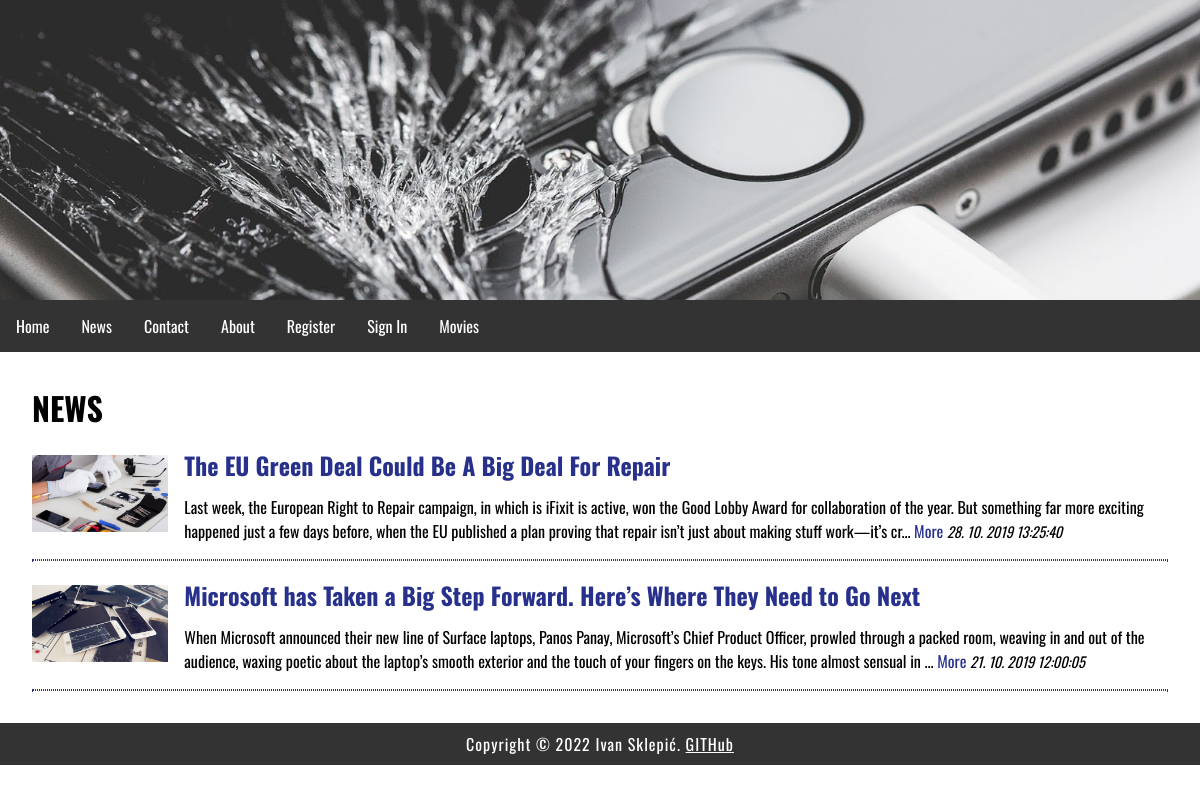
/index.php?menu=2, run on the app's committed database.
### tables this page shows
CREATE TABLE `news` (
  `id` int(11) NOT NULL,
  `title` varchar(255) NOT NULL,
  `description` text NOT NULL,
  `date` timestamp NOT NULL DEFAULT CURRENT_TIMESTAMP ON UPDATE CURRENT_TIMESTAMP,
  `picture` varchar(255) NOT NULL,
  `archive` enum('Y','N') NOT NULL
);

### functions.php (called while the page is built)
<?php
	function pickerDateToMysql($pickerDate){
		$date = DateTime::createFromFormat('Y-m-d H:i:s', $pickerDate);
		return $date->format('d. m. Y H:i:s');
	}
?>

### news.php (the view)
<?php
	if (isset($action) && $action != '') {
		$query  = "SELECT * FROM news";
		$query .= " WHERE id=" . $_GET['action'];
		$result = @mysqli_query($MySQL, $query);
		$row = @mysqli_fetch_array($result);
			print '
			<div class="news">
				<img src="news/' . $row['picture'] . '" alt="' . $row['title'] . '" title="' . $row['title'] . '">
				<h2>' . $row['title'] . '</h2>
				<p>'  . $row['description'] . '</p>
				<time datetime="' . $row['date'] . '">' . pickerDateToMysql($row['date']) . '</time>
				<hr>
			</div>';
	}
	else {
		print '<h1>NEWS</h1>';
		$query  = "SELECT * FROM news";
		$query .= " WHERE archive='N'";
		$query .= " ORDER BY date DESC";
		$result = @mysqli_query($MySQL, $query);
		while($row = @mysqli_fetch_array($result)) {
			print '
			<div class="news">
				<img src="news/' . $row['picture'] . '" alt="' . $row['title'] . '" title="' . $row['title'] . '">
				<h2>' . $row['title'] . '</h2>';
				if(strlen($row['description']) > 300) {
					echo substr(strip_tags($row['description']), 0, 300).'... <a href="index.php?menu=' . $menu . '&amp;action=' . $row['id'] . '">More</a>';
				} else {
					echo strip_tags($row['description']);
				}
				print '
				<time datetime="' . $row['date'] . '">' . pickerDateToMysql($row['date']) . '</time>
				<hr>
			</div>';
		}
	}
?>

### index.php (shortened to what this page needs)
<?php
	include ("dbconn.php");
    if(isset($_GET['menu'])) { $menu   = (int)$_GET['menu']; }
    include_once("functions.php");
print '
<!DOCTYPE html>
<html>
	<head>
		<link rel="stylesheet" href="style.css">
		<meta name="viewport" content="width=device-width; initial-scale=1.0; maximum-scale=1.0; user-scalable=0;">
        <meta http-equiv="content-type" content="text/html; charset=utf-8">
        <meta name="description" content="some description">
        <meta name="keywords" content="keyword 1, keyword 2, keyword 3, keyword 4, ...">
		<meta itemprop="name" content="Hello Example">
		<meta itemprop="description" content="Some description">
		<meta itemprop="image" content="Your URL">
		<meta property="og:title" content="Hello Example">
		<meta property="og:type" content="article">
		<meta property="og:url" content="Your URL">
		<meta property="og:image" content="Your URL">
		<meta property="og:description" content="Some description">
		<meta property="article:tag" content="keyword 1, keyword 2, keyword 3, keyword 4, ...">
		<meta name="twitter:title" content="Hello Example">
		<meta name="twitter:description" content="Some description">
        <meta name="author" content="alen@tvz.hr">
		<link rel="icon" href="favicon.ico" type="image/x-icon"/>
		<link rel="shortcut icon" href="favicon.ico" type="image/x-icon"/>
		<link href="https://fonts.googleapis.com/css?family=Oswald" rel="stylesheet">
		<title>Example page - PHP API</title>
	</head>
<body>
	<header>
		<div'; if ($menu > 1) { print ' class="hero-subimage"'; } else { print ' class="hero-image"'; }  print '></div>
		<nav>';
			include("menu.php");
		print '</nav>
	</header>
	<main>';
	if (!isset($menu) || $menu == 1) { include("home.php"); }
	else if ($menu == 2) { include("news.php"); }
	print '
	</main>
	<footer>
		<p>Copyright &copy; ' . date("Y") . ' Ivan Sklepić. <a href="https://github.com/IvanSklepic?tab=repositories" style="color:#fff">GITHub</a></p>
	</footer>
</body>
</html>';
?>

### menu.php
<?php
	print '
	<ul>
		<li><a href="index.php?menu=1">Home</a></li>
		<li><a href="index.php?menu=2">News</a></li>
		<li><a href="index.php?menu=3">Contact</a></li>
		<li><a href="index.php?menu=4">About</a></li>';
		if (!isset($_SESSION['user']['valid']) || $_SESSION['user']['valid'] == 'false') {
			print '
			<li><a href="index.php?menu=5">Register</a></li>
			<li><a href="index.php?menu=6">Sign In</a></li>';
		}
		else if ($_SESSION['user']['valid'] == 'true') {
			print '
			<li><a href="index.php?menu=7">Admin</a></li>
			<li><a href="signout.php">Sign Out</a></li>';
		}
		print '
		<li><a href="index.php?menu=10">Movies</a></li>
	</ul>';
?>

### style.css (style rules this page uses)
body, html { font-family: 'Oswald', sans-serif; margin: 0; font-size: 16px; }
header { display: block; width: 100%; }
.hero-subimage { background-image: url("img/1.jpg"); background-position: center; background-repeat: no-repeat; background-size: cover; position: relative; height: 300px; }
ul { list-style-type: none; margin: 0; padding: 0; overflow: hidden; background-color: #333; }
li { float: left; }
li a { display: block; color: white; text-align: center; padding: 14px 16px; text-decoration: none; }
h1,h2 { margin: 0.5em 0; font-size: 2em; }
h2 { font-size: 1.5em; color: #27318b; }
main { margin: 2em; }
main a { color: #27318b; text-decoration: none; }
p { margin: 1em 0; line-height: 1.4em; letter-spacing: 1px; }
.news img { width: 12%; float: left; padding: 0.5em 0; margin: 0 1em 0 0; }
.news h2 { margin: 0.5em 0; font-size: 1.5em; color: #27318b; }
.news hr { margin: 1em 0; border: 1px dotted #27318b; clear: both; }
.news time { font-size: 90%; font-style: italic; }
img { width: 100%; }
footer { background-color: #333; padding: 0.1em; clear: both; }
footer p { color: white; text-align: center; margin: 0.5em; }

### data on the page
news: picture (picture), title "The EU Green Deal Could Be A Big Deal For Repair", description "Last week, the European Right to Repair campaign, in which is iFixit is active, won the Good Lobby Award for collaboration of the year. But something far more exciting happened just a few days before, when the EU published a plan proving that repair isn’t just about making stuff work—it’s cr", date "28. 10. 2019 13:25:40"
news: picture (picture), title "Microsoft has Taken a Big Step Forward. Here’s Where They Need to Go Next", description "When Microsoft announced their new line of Surface laptops, Panos Panay, Microsoft’s Chief Product Officer, prowled through a packed room, weaving in and out of the audience, waxing poetic about the laptop’s smooth exterior and the touch of your fingers on the keys. His tone almost sensual in", date "21. 10. 2019 12:00:05"
